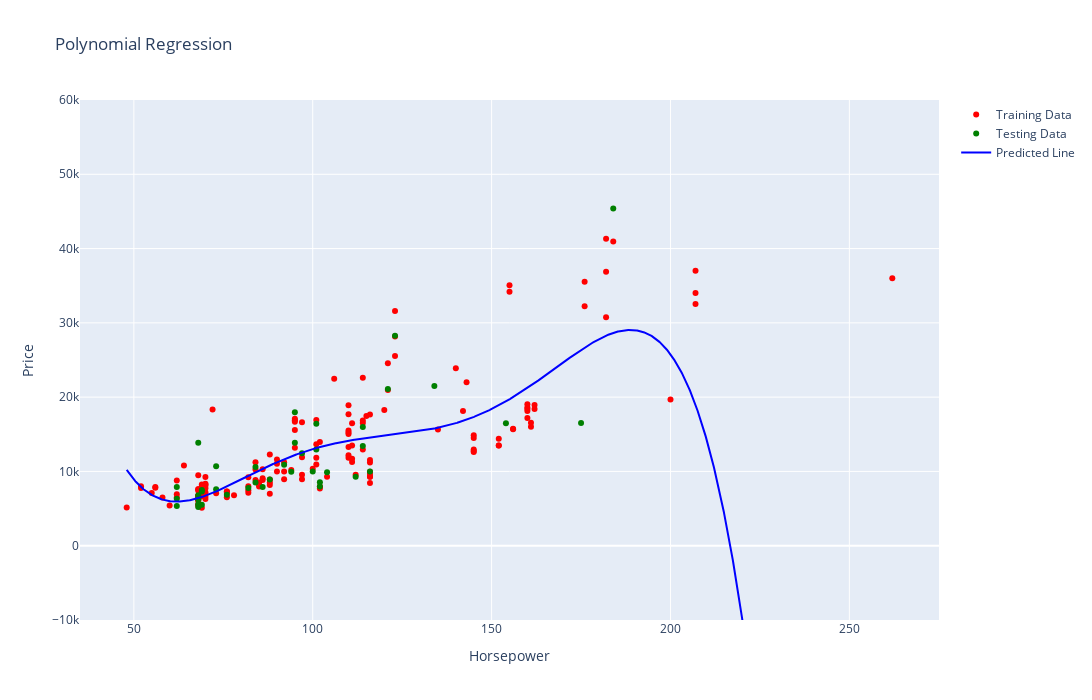

Write notebook code for a chart like this one.
### Code cell
poly_plot_with_plotly(x_train['horsepower'], x_test['horsepower'], y_train, y_test, lr, poly)

### Figure 1 — Plotly figure (JSON) as saved in the notebook; plotly's stock layout.template omitted (floating-point values rounded to 4 significant figures; data arrays with more than 128 entries replaced by an {"elided": "..."} marker saying what was removed)
{"data": [{"marker": {"color": "red"}, "mode": "markers", "name": "Training Data", "type": "scatter", "x": {"elided": "160 int values"}, "y": {"elided": "160 int values"}}, {"marker": {"color": "green"}, "mode": "markers", "name": "Testing Data", "type": "scatter", "x": [68, 114, 121, 92, 104, 101, 76, 73, 82, 84, 114, 175, 62, 62, 84, 102, 101, 68, 100, 134, 68, 86, 95, 95, 116, 112, 62, 123, 88, 68, 69, 68, 73, 184, 94, 154, 69, 102, 69, 97, 68], "y": [6795, 13415, 21105, 10898, 9895, 12945, 6855, 10698, 7775, 8495, 15985, 16503, 7898, 5348, 10595, 8558, 16430, 5572, 9995, 21485, 6229, 7895, 13860, 17950, 9989, 9298, 6338, 28248, 8921, 6377, 7299, 13845, 7603, 45400, 9960, 16500, 5499, 7957, 7499, 12440, 5195]}, {"line": {"color": "blue"}, "mode": "lines", "name": "Predicted Line", "type": "scatter", "x": {"elided": "2140 float values"}, "y": {"elided": "2140 float values"}}], "layout": {"height": 700, "title": {"text": "Polynomial Regression"}, "width": 1200, "xaxis": {"autorange": true, "range": [35.07, 274.9], "title": {"text": "Horsepower"}, "type": "linear"}, "yaxis": {"range": [-10000, 60000], "title": {"text": "Price"}, "type": "linear"}}}
